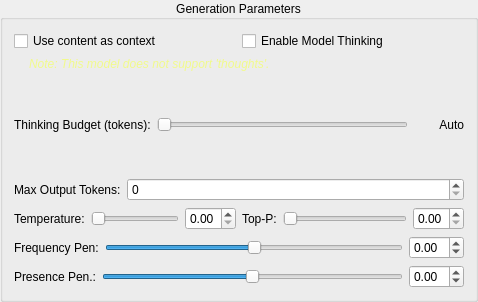
<?xml version="1.0" encoding="UTF-8"?>
<ui version="4.0">
 <class>GenerationParamsWidget</class>
 <widget class="QGroupBox" name="GenerationParamsWidget">
  <property name="geometry">
   <rect>
    <x>0</x>
    <y>0</y>
    <width>478</width>
    <height>302</height>
   </rect>
  </property>
  <property name="windowTitle">
   <string>GroupBox</string>
  </property>
  <property name="title">
   <string>Generation Parameters</string>
  </property>
  <property name="alignment">
   <set>Qt::AlignCenter</set>
  </property>
  <layout class="QGridLayout" name="gridLayout">
   <item row="0" column="0">
    <layout class="QHBoxLayout" name="horizontalLayout_2">
     <item>
      <widget class="QCheckBox" name="useContentContextCheck">
       <property name="text">
        <string>Use content as context</string>
       </property>
      </widget>
     </item>
     <item>
      <widget class="QCheckBox" name="enable_thinking_check">
       <property name="text">
        <string>Enable Model Thinking</string>
       </property>
      </widget>
     </item>
    </layout>
   </item>
   <item row="1" column="0">
    <widget class="QLabel" name="capability_notice_label">
     <property name="styleSheet">
      <string notr="true">color: #f1fa8c; font-style: italic;</string>
     </property>
     <property name="text">
      <string>Note: This model does not support 'thoughts'.</string>
     </property>
     <property name="wordWrap">
      <bool>true</bool>
     </property>
     <property name="margin">
      <number>0</number>
     </property>
     <property name="indent">
      <number>15</number>
     </property>
    </widget>
   </item>
   <item row="2" column="0">
    <widget class="QWidget" name="thinking_budget_container" native="true">
     <layout class="QHBoxLayout" name="horizontalLayout_3">
      <property name="leftMargin">
       <number>0</number>
      </property>
      <property name="topMargin">
       <number>0</number>
      </property>
      <property name="rightMargin">
       <number>0</number>
      </property>
      <property name="bottomMargin">
       <number>0</number>
      </property>
      <item>
       <widget class="QLabel" name="thinking_budget_label_for_layout">
        <property name="text">
         <string>Thinking Budget (tokens):</string>
        </property>
       </widget>
      </item>
      <item>
       <widget class="QStackedWidget" name="thinking_stacked_widget">
        <property name="currentIndex">
         <number>0</number>
        </property>
        <widget class="QWidget" name="gemini_widget">
         <layout class="QHBoxLayout" name="gemini_budget_layout">
          <property name="leftMargin">
           <number>0</number>
          </property>
          <property name="topMargin">
           <number>0</number>
          </property>
          <property name="rightMargin">
           <number>0</number>
          </property>
          <property name="bottomMargin">
           <number>0</number>
          </property>
          <item>
           <widget class="QSlider" name="gemini_budget_slider">
            <property name="orientation">
             <enum>Qt::Horizontal</enum>
            </property>
           </widget>
          </item>
          <item>
           <widget class="QLabel" name="gemini_budget_label">
            <property name="minimumSize">
             <size>
              <width>50</width>
              <height>0</height>
             </size>
            </property>
            <property name="text">
             <string>Auto</string>
            </property>
            <property name="alignment">
             <set>Qt::AlignRight|Qt::AlignTrailing|Qt::AlignVCenter</set>
            </property>
           </widget>
          </item>
         </layout>
        </widget>
        <widget class="QWidget" name="custom_widget"/>
       </widget>
      </item>
     </layout>
    </widget>
   </item>
   <item row="3" column="0">
    <layout class="QVBoxLayout" name="verticalLayout_2">
     <item>
      <layout class="QFormLayout" name="formLayout">
       <item row="0" column="0">
        <widget class="QLabel" name="max_output_tokens_label">
         <property name="text">
          <string>Max Output Tokens:</string>
         </property>
        </widget>
       </item>
       <item row="0" column="1">
        <widget class="QSpinBox" name="max_tokens_spinbox">
         <property name="maximum">
          <number>1000000</number>
         </property>
         <property name="singleStep">
          <number>64</number>
         </property>
        </widget>
       </item>
      </layout>
     </item>
     <item>
      <layout class="QHBoxLayout" name="horizontalLayout">
       <item>
        <layout class="QFormLayout" name="formLayout_2">
         <item row="0" column="0">
          <widget class="QLabel" name="temperature_label">
           <property name="text">
            <string>Temperature:</string>
           </property>
          </widget>
         </item>
         <item row="0" column="1">
          <layout class="QHBoxLayout" name="temp_layout">
           <item>
            <widget class="QSlider" name="temp_slider">
             <property name="maximum">
              <number>200</number>
             </property>
             <property name="orientation">
              <enum>Qt::Horizontal</enum>
             </property>
            </widget>
           </item>
           <item>
            <widget class="QDoubleSpinBox" name="temp_spinbox">
             <property name="decimals">
              <number>2</number>
             </property>
             <property name="maximum">
              <double>2.000000000000000</double>
             </property>
             <property name="singleStep">
              <double>0.010000000000000</double>
             </property>
            </widget>
           </item>
          </layout>
         </item>
        </layout>
       </item>
       <item>
        <layout class="QFormLayout" name="formLayout_3">
         <item row="0" column="0">
          <widget class="QLabel" name="top_p_label">
           <property name="text">
            <string>Top-P:</string>
           </property>
          </widget>
         </item>
         <item row="0" column="1">
          <layout class="QHBoxLayout" name="top_p_layout">
           <item>
            <widget class="QSlider" name="top_p_slider">
             <property name="maximum">
              <number>100</number>
             </property>
             <property name="orientation">
              <enum>Qt::Horizontal</enum>
             </property>
            </widget>
           </item>
           <item>
            <widget class="QDoubleSpinBox" name="top_p_spinbox">
             <property name="decimals">
              <number>2</number>
             </property>
             <property name="maximum">
              <double>1.000000000000000</double>
             </property>
             <property name="singleStep">
              <double>0.010000000000000</double>
             </property>
            </widget>
           </item>
          </layout>
         </item>
        </layout>
       </item>
      </layout>
     </item>
     <item>
      <layout class="QVBoxLayout" name="verticalLayout">
       <item>
        <layout class="QFormLayout" name="formLayout_4">
         <item row="0" column="1">
          <layout class="QHBoxLayout" name="freq_penalty_layout">
           <item>
            <widget class="QSlider" name="freq_penalty_slider">
             <property name="minimum">
              <number>-200</number>
             </property>
             <property name="maximum">
              <number>200</number>
             </property>
             <property name="orientation">
              <enum>Qt::Horizontal</enum>
             </property>
            </widget>
           </item>
           <item>
            <widget class="QDoubleSpinBox" name="freq_penalty_spinbox">
             <property name="decimals">
              <number>2</number>
             </property>
             <property name="minimum">
              <double>-2.000000000000000</double>
             </property>
             <property name="maximum">
              <double>2.000000000000000</double>
             </property>
             <property name="singleStep">
              <double>0.010000000000000</double>
             </property>
            </widget>
           </item>
          </layout>
         </item>
         <item row="0" column="0">
          <widget class="QLabel" name="frequency_penalty_label">
           <property name="text">
            <string>Frequency Pen:</string>
           </property>
          </widget>
         </item>
        </layout>
       </item>
       <item>
        <layout class="QFormLayout" name="formLayout_5">
         <item row="0" column="0">
          <widget class="QLabel" name="presence_penalty_label">
           <property name="text">
            <string>Presence Pen.:</string>
           </property>
          </widget>
         </item>
         <item row="0" column="1">
          <layout class="QHBoxLayout" name="pres_penalty_layout">
           <item>
            <widget class="QSlider" name="pres_penalty_slider">
             <property name="minimum">
              <number>-200</number>
             </property>
             <property name="maximum">
              <number>200</number>
             </property>
             <property name="orientation">
              <enum>Qt::Horizontal</enum>
             </property>
            </widget>
           </item>
           <item>
            <widget class="QDoubleSpinBox" name="pres_penalty_spinbox">
             <property name="decimals">
              <number>2</number>
             </property>
             <property name="minimum">
              <double>-2.000000000000000</double>
             </property>
             <property name="maximum">
              <double>2.000000000000000</double>
             </property>
             <property name="singleStep">
              <double>0.010000000000000</double>
             </property>
            </widget>
           </item>
          </layout>
         </item>
        </layout>
       </item>
      </layout>
     </item>
    </layout>
   </item>
  </layout>
 </widget>
 <resources/>
 <connections/>
</ui>
